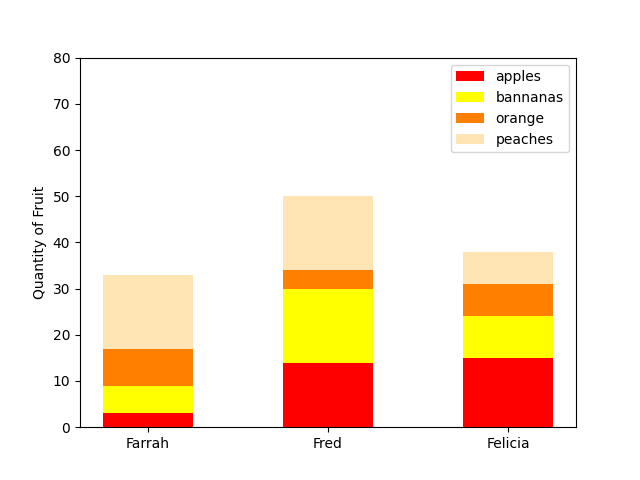

Write Python code to recreate this figure.
#!/usr/bin/env python3
import numpy as np
import matplotlib 

matplotlib.use('Agg')

import matplotlib.pyplot as plt

np.random.seed(5)
fruit = np.random.randint(0, 20, (4, 3))
people = ['Farrah', 'Fred', 'Felicia']
prod = ['apples', 'bannanas', 'orange', 'peaches']
color = ['r', 'k', '#ff8000', '#ffe5b4']
width = 0.5

fig, ax = plt.subplots()

for f in fruit:
    print(f)

p1 = ax.bar(people, fruit[0], width, label='apples', color='r')
p2 = ax.bar(people, fruit[1], width, bottom=fruit[0],
            label='bannanas', color='yellow')
p3 = ax.bar(people, fruit[2], width, bottom=fruit[0]+fruit[1],
            label='orange', color='#ff8000')
p4 = ax.bar(people, fruit[3], width, bottom=fruit[0]+fruit[1]+fruit[2],
            label='peaches', color='#ffe5b4')
ax.set_ylabel('Quantity of Fruit')
ax.set_ylim(0, 80)
ax.legend()
plt.show()
plt.savefig('6-bars.png')
